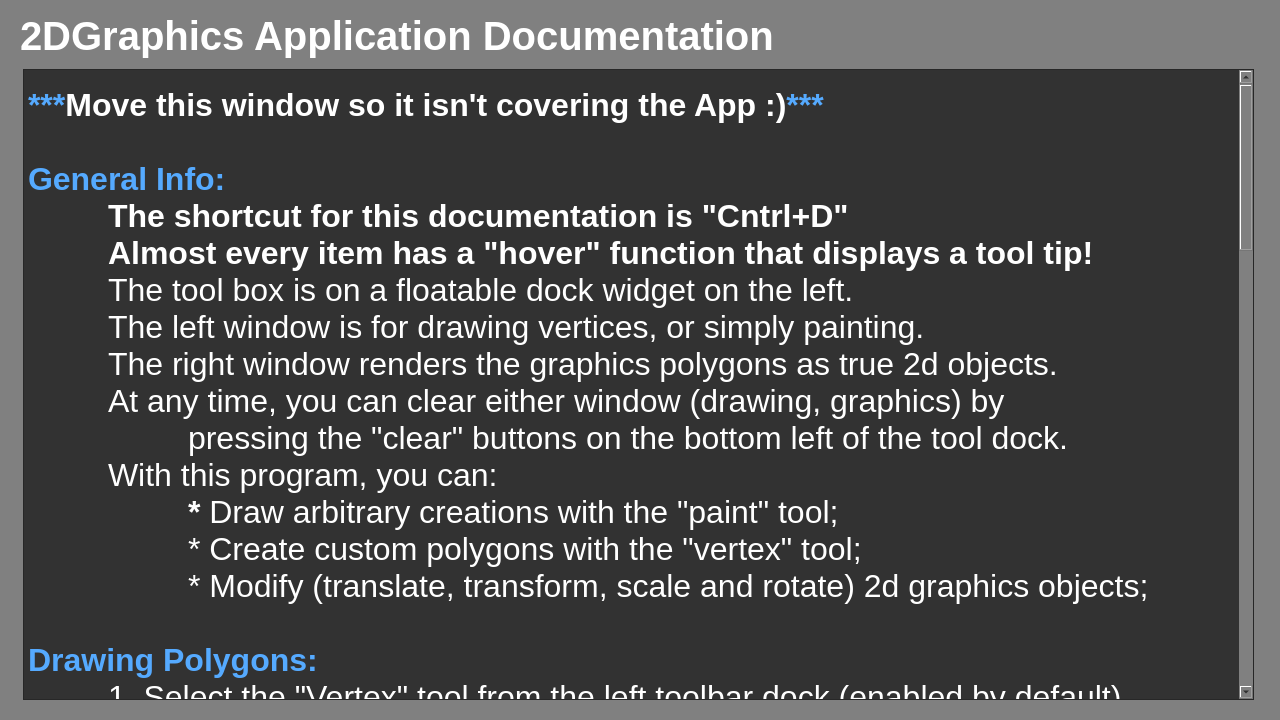
<?xml version="1.0" encoding="UTF-8"?>
<ui version="4.0">
 <class>Documentation</class>
 <widget class="QDialog" name="Documentation">
  <property name="geometry">
   <rect>
    <x>0</x>
    <y>0</y>
    <width>1280</width>
    <height>720</height>
   </rect>
  </property>
  <property name="sizePolicy">
   <sizepolicy hsizetype="Fixed" vsizetype="Fixed">
    <horstretch>0</horstretch>
    <verstretch>0</verstretch>
   </sizepolicy>
  </property>
  <property name="minimumSize">
   <size>
    <width>1280</width>
    <height>720</height>
   </size>
  </property>
  <property name="maximumSize">
   <size>
    <width>1280</width>
    <height>720</height>
   </size>
  </property>
  <property name="sizeIncrement">
   <size>
    <width>1280</width>
    <height>720</height>
   </size>
  </property>
  <property name="baseSize">
   <size>
    <width>1280</width>
    <height>720</height>
   </size>
  </property>
  <property name="windowTitle">
   <string>Documentation</string>
  </property>
  <property name="styleSheet">
   <string notr="true">background-color: grey</string>
  </property>
  <widget class="QTextEdit" name="textEdit">
   <property name="geometry">
    <rect>
     <x>23</x>
     <y>69</y>
     <width>1231</width>
     <height>631</height>
    </rect>
   </property>
   <property name="styleSheet">
    <string notr="true">background: rgb(50,50,50)</string>
   </property>
   <property name="readOnly">
    <bool>true</bool>
   </property>
   <property name="html">
    <string>&lt;!DOCTYPE HTML PUBLIC &quot;-//W3C//DTD HTML 4.0//EN&quot; &quot;http://www.w3.org/TR/REC-html40/strict.dtd&quot;&gt;
&lt;html&gt;&lt;head&gt;&lt;meta name=&quot;qrichtext&quot; content=&quot;1&quot; /&gt;&lt;style type=&quot;text/css&quot;&gt;
p, li { white-space: pre-wrap; }
&lt;/style&gt;&lt;/head&gt;&lt;body style=&quot; font-family:'MS Shell Dlg 2'; font-size:8.25pt; font-weight:400; font-style:normal;&quot;&gt;
&lt;p style=&quot;-qt-paragraph-type:empty; margin-top:0px; margin-bottom:0px; margin-left:0px; margin-right:0px; -qt-block-indent:0; text-indent:0px; font-family:'MS Shell Dlg 2';&quot;&gt;&lt;br /&gt;&lt;/p&gt;
&lt;p style=&quot; margin-top:0px; margin-bottom:0px; margin-left:0px; margin-right:0px; -qt-block-indent:0; text-indent:0px;&quot;&gt;&lt;span style=&quot; font-family:'MS Shell Dlg 2'; font-size:24pt; font-weight:600; color:#55aaff;&quot;&gt;***&lt;/span&gt;&lt;span style=&quot; font-family:'MS Shell Dlg 2'; font-size:24pt; font-weight:600; color:#ffffff;&quot;&gt;Move this window so it isn't covering the App :)&lt;/span&gt;&lt;span style=&quot; font-family:'MS Shell Dlg 2'; font-size:24pt; font-weight:600; color:#55aaff;&quot;&gt;***&lt;/span&gt;&lt;/p&gt;
&lt;p style=&quot;-qt-paragraph-type:empty; margin-top:0px; margin-bottom:0px; margin-left:0px; margin-right:0px; -qt-block-indent:0; text-indent:0px; font-family:'MS Shell Dlg 2'; font-size:24pt; font-weight:600; color:#55aaff;&quot;&gt;&lt;br /&gt;&lt;/p&gt;
&lt;p style=&quot; margin-top:0px; margin-bottom:0px; margin-left:0px; margin-right:0px; -qt-block-indent:0; text-indent:0px;&quot;&gt;&lt;span style=&quot; font-family:'MS Shell Dlg 2'; font-size:24pt; font-weight:600; color:#55aaff;&quot;&gt;General Info:&lt;/span&gt;&lt;/p&gt;
&lt;p style=&quot; margin-top:0px; margin-bottom:0px; margin-left:0px; margin-right:0px; -qt-block-indent:0; text-indent:0px;&quot;&gt;&lt;span style=&quot; font-family:'MS Shell Dlg 2'; font-size:24pt; font-weight:600; color:#ffffff;&quot;&gt;	The shortcut for this documentation is &amp;quot;Cntrl+D&amp;quot;&lt;/span&gt;&lt;/p&gt;
&lt;p style=&quot; margin-top:0px; margin-bottom:0px; margin-left:0px; margin-right:0px; -qt-block-indent:0; text-indent:0px;&quot;&gt;&lt;span style=&quot; font-family:'MS Shell Dlg 2'; font-size:24pt; font-weight:600; color:#55aaff;&quot;&gt;	&lt;/span&gt;&lt;span style=&quot; font-family:'MS Shell Dlg 2'; font-size:24pt; font-weight:600; color:#ffffff;&quot;&gt;Almost every item has a &amp;quot;hover&amp;quot; function that displays a tool tip!&lt;/span&gt;&lt;/p&gt;
&lt;p style=&quot; margin-top:0px; margin-bottom:0px; margin-left:0px; margin-right:0px; -qt-block-indent:0; text-indent:0px;&quot;&gt;&lt;span style=&quot; font-family:'MS Shell Dlg 2'; font-size:24pt; font-weight:600; color:#55aaff;&quot;&gt;	&lt;/span&gt;&lt;span style=&quot; font-family:'MS Shell Dlg 2'; font-size:24pt; color:#ffffff;&quot;&gt;The tool box is on a floatable dock widget on the left.&lt;/span&gt;&lt;/p&gt;
&lt;p style=&quot; margin-top:0px; margin-bottom:0px; margin-left:0px; margin-right:0px; -qt-block-indent:0; text-indent:0px;&quot;&gt;&lt;span style=&quot; font-family:'MS Shell Dlg 2'; font-size:24pt; font-weight:600; color:#55aaff;&quot;&gt;	&lt;/span&gt;&lt;span style=&quot; font-family:'MS Shell Dlg 2'; font-size:24pt; color:#ffffff;&quot;&gt;The left window is for drawing vertices, or simply painting.&lt;/span&gt;&lt;/p&gt;
&lt;p style=&quot; margin-top:0px; margin-bottom:0px; margin-left:0px; margin-right:0px; -qt-block-indent:0; text-indent:0px;&quot;&gt;&lt;span style=&quot; font-family:'MS Shell Dlg 2'; font-size:24pt; font-weight:600; color:#55aaff;&quot;&gt;	&lt;/span&gt;&lt;span style=&quot; font-family:'MS Shell Dlg 2'; font-size:24pt; color:#ffffff;&quot;&gt;The right window renders the graphics polygons as true 2d objects.&lt;/span&gt;&lt;/p&gt;
&lt;p style=&quot; margin-top:0px; margin-bottom:0px; margin-left:0px; margin-right:0px; -qt-block-indent:0; text-indent:0px;&quot;&gt;&lt;span style=&quot; font-family:'MS Shell Dlg 2'; font-size:24pt; color:#ffffff;&quot;&gt;	At any time, you can clear either window (drawing, graphics) by&lt;/span&gt;&lt;/p&gt;
&lt;p style=&quot; margin-top:0px; margin-bottom:0px; margin-left:0px; margin-right:0px; -qt-block-indent:0; text-indent:0px;&quot;&gt;&lt;span style=&quot; font-family:'MS Shell Dlg 2'; font-size:24pt; color:#ffffff;&quot;&gt;		pressing the &amp;quot;clear&amp;quot; buttons on the bottom left of the tool dock.&lt;/span&gt;&lt;/p&gt;
&lt;p style=&quot; margin-top:0px; margin-bottom:0px; margin-left:0px; margin-right:0px; -qt-block-indent:0; text-indent:0px;&quot;&gt;&lt;span style=&quot; font-family:'MS Shell Dlg 2'; font-size:24pt; font-weight:600; color:#55aaff;&quot;&gt;	&lt;/span&gt;&lt;span style=&quot; font-family:'MS Shell Dlg 2'; font-size:24pt; color:#ffffff;&quot;&gt;With this program, you can:&lt;/span&gt;&lt;/p&gt;
&lt;p style=&quot; margin-top:0px; margin-bottom:0px; margin-left:0px; margin-right:0px; -qt-block-indent:0; text-indent:0px;&quot;&gt;&lt;span style=&quot; font-family:'MS Shell Dlg 2'; font-size:24pt; font-weight:600; color:#55aaff;&quot;&gt;		&lt;/span&gt;&lt;span style=&quot; font-family:'MS Shell Dlg 2'; font-size:24pt; font-weight:600; color:#ffffff;&quot;&gt;* &lt;/span&gt;&lt;span style=&quot; font-family:'MS Shell Dlg 2'; font-size:24pt; color:#ffffff;&quot;&gt;Draw arbitrary creations with the &amp;quot;paint&amp;quot; tool;&lt;/span&gt;&lt;/p&gt;
&lt;p style=&quot; margin-top:0px; margin-bottom:0px; margin-left:0px; margin-right:0px; -qt-block-indent:0; text-indent:0px;&quot;&gt;&lt;span style=&quot; font-family:'MS Shell Dlg 2'; font-size:24pt; font-weight:600; color:#55aaff;&quot;&gt;		&lt;/span&gt;&lt;span style=&quot; font-family:'MS Shell Dlg 2'; font-size:24pt; color:#ffffff;&quot;&gt;* Create custom polygons with the &amp;quot;vertex&amp;quot; tool;&lt;/span&gt;&lt;/p&gt;
&lt;p style=&quot; margin-top:0px; margin-bottom:0px; margin-left:0px; margin-right:0px; -qt-block-indent:0; text-indent:0px;&quot;&gt;&lt;span style=&quot; font-family:'MS Shell Dlg 2'; font-size:24pt; color:#ffffff;&quot;&gt;		* Modify (translate, transform, scale and rotate) 2d graphics objects;&lt;/span&gt;&lt;/p&gt;
&lt;p style=&quot; margin-top:0px; margin-bottom:0px; margin-left:0px; margin-right:0px; -qt-block-indent:0; text-indent:0px;&quot;&gt;&lt;span style=&quot; font-family:'MS Shell Dlg 2'; font-size:24pt; font-weight:600; color:#55aaff;&quot;&gt;			&lt;/span&gt;&lt;/p&gt;
&lt;p style=&quot; margin-top:0px; margin-bottom:0px; margin-left:0px; margin-right:0px; -qt-block-indent:0; text-indent:0px;&quot;&gt;&lt;span style=&quot; font-family:'MS Shell Dlg 2'; font-size:24pt; font-weight:600; color:#55aaff;&quot;&gt;Drawing Polygons:&lt;/span&gt;&lt;/p&gt;
&lt;p style=&quot; margin-top:0px; margin-bottom:0px; margin-left:0px; margin-right:0px; -qt-block-indent:0; text-indent:0px;&quot;&gt;&lt;span style=&quot; font-family:'MS Shell Dlg 2'; font-size:24pt;&quot;&gt;	&lt;/span&gt;&lt;span style=&quot; font-family:'MS Shell Dlg 2'; font-size:24pt; color:#ffffff;&quot;&gt;1. Select the &amp;quot;Vertex&amp;quot; tool from the left toolbar dock (enabled by default)&lt;/span&gt;&lt;/p&gt;
&lt;p style=&quot; margin-top:0px; margin-bottom:0px; margin-left:0px; margin-right:0px; -qt-block-indent:0; text-indent:0px;&quot;&gt;&lt;span style=&quot; font-family:'MS Shell Dlg 2'; font-size:24pt; color:#ffffff;&quot;&gt;	2. In the drawing area (left pane), click to place vertices (these are displayed&lt;/span&gt;&lt;/p&gt;
&lt;p style=&quot; margin-top:0px; margin-bottom:0px; margin-left:0px; margin-right:0px; -qt-block-indent:0; text-indent:0px;&quot;&gt;&lt;span style=&quot; font-family:'MS Shell Dlg 2'; font-size:24pt; color:#ffffff;&quot;&gt;		in red). Once you have a sufficient amount to draw a polygon (3+) and&lt;/span&gt;&lt;/p&gt;
&lt;p style=&quot; margin-top:0px; margin-bottom:0px; margin-left:0px; margin-right:0px; -qt-block-indent:0; text-indent:0px;&quot;&gt;&lt;span style=&quot; font-family:'MS Shell Dlg 2'; font-size:24pt; color:#ffffff;&quot;&gt;		are happy, press &lt;/span&gt;&lt;span style=&quot; font-family:'MS Shell Dlg 2'; font-size:24pt; font-weight:600; color:#ffffff;&quot;&gt;&amp;quot;return&amp;quot;&lt;/span&gt;&lt;span style=&quot; font-family:'MS Shell Dlg 2'; font-size:24pt; color:#ffffff;&quot;&gt; to draw the polygon in the graphics view&lt;/span&gt;&lt;/p&gt;
&lt;p style=&quot; margin-top:0px; margin-bottom:0px; margin-left:0px; margin-right:0px; -qt-block-indent:0; text-indent:0px;&quot;&gt;&lt;span style=&quot; font-family:'MS Shell Dlg 2'; font-size:24pt; color:#ffffff;&quot;&gt;		on the right (right pane).&lt;/span&gt;&lt;/p&gt;
&lt;p style=&quot; margin-top:0px; margin-bottom:0px; margin-left:0px; margin-right:0px; -qt-block-indent:0; text-indent:0px;&quot;&gt;&lt;span style=&quot; font-family:'MS Shell Dlg 2'; font-size:24pt; color:#ffffff;&quot;&gt;	3. The polygon appears in the right graphics view, where it can be modified&lt;/span&gt;&lt;/p&gt;
&lt;p style=&quot; margin-top:0px; margin-bottom:0px; margin-left:0px; margin-right:0px; -qt-block-indent:0; text-indent:0px;&quot;&gt;&lt;span style=&quot; font-family:'MS Shell Dlg 2'; font-size:24pt; color:#ffffff;&quot;&gt;		(more on this below)&lt;/span&gt;&lt;/p&gt;
&lt;p style=&quot;-qt-paragraph-type:empty; margin-top:0px; margin-bottom:0px; margin-left:0px; margin-right:0px; -qt-block-indent:0; text-indent:0px; font-family:'MS Shell Dlg 2'; font-size:24pt;&quot;&gt;&lt;br /&gt;&lt;/p&gt;
&lt;p style=&quot; margin-top:0px; margin-bottom:0px; margin-left:0px; margin-right:0px; -qt-block-indent:0; text-indent:0px;&quot;&gt;&lt;span style=&quot; font-family:'MS Shell Dlg 2'; font-size:24pt; font-weight:600; color:#55aaff;&quot;&gt;Customizing Polygons:	&lt;/span&gt;&lt;/p&gt;
&lt;p style=&quot; margin-top:0px; margin-bottom:0px; margin-left:0px; margin-right:0px; -qt-block-indent:0; text-indent:0px;&quot;&gt;&lt;span style=&quot; font-family:'MS Shell Dlg 2'; font-size:24pt; color:#55aaff;&quot;&gt;		&lt;/span&gt;&lt;span style=&quot; font-family:'MS Shell Dlg 2'; font-size:24pt; color:#ffffff;&quot;&gt;On the left side of the application, we have a tool bar with many &lt;/span&gt;&lt;/p&gt;
&lt;p style=&quot; margin-top:0px; margin-bottom:0px; margin-left:0px; margin-right:0px; -qt-block-indent:0; text-indent:0px;&quot;&gt;&lt;span style=&quot; font-family:'MS Shell Dlg 2'; font-size:24pt; color:#ffffff;&quot;&gt;	different settings. In the middle of the toolbar, there is a tab section with &lt;/span&gt;&lt;/p&gt;
&lt;p style=&quot; margin-top:0px; margin-bottom:0px; margin-left:0px; margin-right:0px; -qt-block-indent:0; text-indent:0px;&quot;&gt;&lt;span style=&quot; font-family:'MS Shell Dlg 2'; font-size:24pt; color:#ffffff;&quot;&gt;	specific settings for the pen and the brush. These settings determine the &lt;/span&gt;&lt;/p&gt;
&lt;p style=&quot; margin-top:0px; margin-bottom:0px; margin-left:0px; margin-right:0px; -qt-block-indent:0; text-indent:0px;&quot;&gt;&lt;span style=&quot; font-family:'MS Shell Dlg 2'; font-size:24pt; color:#ffffff;&quot;&gt;	colors, size, opacity, line style, textures, etc. of the drawings and shapes &lt;/span&gt;&lt;/p&gt;
&lt;p style=&quot; margin-top:0px; margin-bottom:0px; margin-left:0px; margin-right:0px; -qt-block-indent:0; text-indent:0px;&quot;&gt;&lt;span style=&quot; font-family:'MS Shell Dlg 2'; font-size:24pt; color:#ffffff;&quot;&gt;	created.&lt;/span&gt;&lt;/p&gt;
&lt;p style=&quot; margin-top:0px; margin-bottom:0px; margin-left:0px; margin-right:0px; -qt-block-indent:0; text-indent:0px;&quot;&gt;&lt;span style=&quot; font-family:'MS Shell Dlg 2'; font-size:24pt; color:#ffffff;&quot;&gt;		Specifically, the &lt;/span&gt;&lt;span style=&quot; font-family:'MS Shell Dlg 2'; font-size:24pt; font-weight:600; color:#ffffff;&quot;&gt;PEN&lt;/span&gt;&lt;span style=&quot; font-family:'MS Shell Dlg 2'; font-size:24pt; color:#ffffff;&quot;&gt; directly impacts the drawing area paint tool, as well&lt;/span&gt;&lt;/p&gt;
&lt;p style=&quot; margin-top:0px; margin-bottom:0px; margin-left:0px; margin-right:0px; -qt-block-indent:0; text-indent:0px;&quot;&gt;&lt;span style=&quot; font-family:'MS Shell Dlg 2'; font-size:24pt; color:#ffffff;&quot;&gt;	as the &lt;/span&gt;&lt;span style=&quot; font-family:'MS Shell Dlg 2'; font-size:24pt; font-weight:600; color:#ffffff;&quot;&gt;BORDER &lt;/span&gt;&lt;span style=&quot; font-family:'MS Shell Dlg 2'; font-size:24pt; color:#ffffff;&quot;&gt;of the 2d graphics polygons on the right (which are created &lt;/span&gt;&lt;/p&gt;
&lt;p style=&quot; margin-top:0px; margin-bottom:0px; margin-left:0px; margin-right:0px; -qt-block-indent:0; text-indent:0px;&quot;&gt;&lt;span style=&quot; font-family:'MS Shell Dlg 2'; font-size:24pt; color:#ffffff;&quot;&gt;	by drawing vertices on the left). The &lt;/span&gt;&lt;span style=&quot; font-family:'MS Shell Dlg 2'; font-size:24pt; font-weight:600; color:#ffffff;&quot;&gt;BRUSH&lt;/span&gt;&lt;span style=&quot; font-family:'MS Shell Dlg 2'; font-size:24pt; color:#ffffff;&quot;&gt; directly impacts the &lt;/span&gt;&lt;span style=&quot; font-family:'MS Shell Dlg 2'; font-size:24pt; font-weight:600; color:#ffffff;&quot;&gt;FILL&lt;/span&gt;&lt;span style=&quot; font-family:'MS Shell Dlg 2'; font-size:24pt; color:#ffffff;&quot;&gt; of the &lt;/span&gt;&lt;/p&gt;
&lt;p style=&quot; margin-top:0px; margin-bottom:0px; margin-left:0px; margin-right:0px; -qt-block-indent:0; text-indent:0px;&quot;&gt;&lt;span style=&quot; font-family:'MS Shell Dlg 2'; font-size:24pt; color:#ffffff;&quot;&gt;	2d graphics polygons on the right.&lt;/span&gt;&lt;/p&gt;
&lt;p style=&quot; margin-top:0px; margin-bottom:0px; margin-left:0px; margin-right:0px; -qt-block-indent:0; text-indent:0px;&quot;&gt;&lt;span style=&quot; font-family:'MS Shell Dlg 2'; font-size:24pt; color:#ffffff;&quot;&gt;		Inside the tool box on the left dock, modify the colors, alpha, pen style,&lt;/span&gt;&lt;/p&gt;
&lt;p style=&quot; margin-top:0px; margin-bottom:0px; margin-left:0px; margin-right:0px; -qt-block-indent:0; text-indent:0px;&quot;&gt;&lt;span style=&quot; font-family:'MS Shell Dlg 2'; font-size:24pt; color:#ffffff;&quot;&gt;	brush texture, etc. to produce a different color/style of polygon. At any given&lt;/span&gt;&lt;/p&gt;
&lt;p style=&quot; margin-top:0px; margin-bottom:0px; margin-left:0px; margin-right:0px; -qt-block-indent:0; text-indent:0px;&quot;&gt;&lt;span style=&quot; font-family:'MS Shell Dlg 2'; font-size:24pt; color:#ffffff;&quot;&gt;	time, the color/alpha in RGBA is displayed on the colored sqaure within the&lt;/span&gt;&lt;/p&gt;
&lt;p style=&quot; margin-top:0px; margin-bottom:0px; margin-left:0px; margin-right:0px; -qt-block-indent:0; text-indent:0px;&quot;&gt;&lt;span style=&quot; font-family:'MS Shell Dlg 2'; font-size:24pt; color:#ffffff;&quot;&gt;	pen or brush tab that is active.&lt;/span&gt;&lt;/p&gt;
&lt;p style=&quot;-qt-paragraph-type:empty; margin-top:0px; margin-bottom:0px; margin-left:0px; margin-right:0px; -qt-block-indent:0; text-indent:0px; font-family:'MS Shell Dlg 2'; font-size:24pt; color:#ffffff;&quot;&gt;&lt;br /&gt;&lt;/p&gt;
&lt;p style=&quot; margin-top:0px; margin-bottom:0px; margin-left:0px; margin-right:0px; -qt-block-indent:0; text-indent:0px;&quot;&gt;&lt;span style=&quot; font-family:'MS Shell Dlg 2'; font-size:24pt; font-weight:600; color:#55aaff;&quot;&gt;Transforming Polygons:&lt;/span&gt;&lt;/p&gt;
&lt;p style=&quot; margin-top:0px; margin-bottom:0px; margin-left:0px; margin-right:0px; -qt-block-indent:0; text-indent:0px;&quot;&gt;&lt;span style=&quot; font-family:'MS Shell Dlg 2'; font-size:24pt; font-weight:600; color:#55aaff;&quot;&gt;		&lt;/span&gt;&lt;span style=&quot; font-family:'MS Shell Dlg 2'; font-size:24pt; color:#ffffff;&quot;&gt;Polygon transformations occur in the graphics window (right pane). &lt;/span&gt;&lt;/p&gt;
&lt;p style=&quot; margin-top:0px; margin-bottom:0px; margin-left:0px; margin-right:0px; -qt-block-indent:0; text-indent:0px;&quot;&gt;&lt;span style=&quot; font-family:'MS Shell Dlg 2'; font-size:24pt; color:#ffffff;&quot;&gt;	These item are true 2d graphics objects, and support transformations. &lt;/span&gt;&lt;/p&gt;
&lt;p style=&quot; margin-top:0px; margin-bottom:0px; margin-left:0px; margin-right:0px; -qt-block-indent:0; text-indent:0px;&quot;&gt;&lt;span style=&quot; font-family:'MS Shell Dlg 2'; font-size:24pt; color:#ffffff;&quot;&gt;	To modify one, start by selecting it (click on the polygon).&lt;/span&gt;&lt;/p&gt;
&lt;p style=&quot; margin-top:0px; margin-bottom:0px; margin-left:0px; margin-right:0px; -qt-block-indent:0; text-indent:0px;&quot;&gt;&lt;span style=&quot; font-family:'MS Shell Dlg 2'; font-size:24pt; color:#ffffff;&quot;&gt;	*&lt;/span&gt;&lt;span style=&quot; font-family:'MS Shell Dlg 2'; font-size:24pt; font-weight:600; color:#ffffff;&quot;&gt;ROTATION: &lt;/span&gt;&lt;span style=&quot; font-family:'MS Shell Dlg 2'; font-size:24pt; color:#ffffff;&quot;&gt;Hover the polygon and use mouse scroll wheel&lt;/span&gt;&lt;/p&gt;
&lt;p style=&quot; margin-top:0px; margin-bottom:0px; margin-left:0px; margin-right:0px; -qt-block-indent:0; text-indent:0px;&quot;&gt;&lt;span style=&quot; font-family:'MS Shell Dlg 2'; font-size:24pt; color:#ffffff;&quot;&gt;		or the arrow keys (more precise, but slow).&lt;/span&gt;&lt;/p&gt;
&lt;p style=&quot; margin-top:0px; margin-bottom:0px; margin-left:0px; margin-right:0px; -qt-block-indent:0; text-indent:0px;&quot;&gt;&lt;span style=&quot; font-family:'MS Shell Dlg 2'; font-size:24pt; color:#ffffff;&quot;&gt;	*&lt;/span&gt;&lt;span style=&quot; font-family:'MS Shell Dlg 2'; font-size:24pt; font-weight:600; color:#ffffff;&quot;&gt;SCALING: &lt;/span&gt;&lt;span style=&quot; font-family:'MS Shell Dlg 2'; font-size:24pt; color:#ffffff;&quot;&gt;Select a polygon and use the up and down arrows.&lt;/span&gt;&lt;/p&gt;
&lt;p style=&quot; margin-top:0px; margin-bottom:0px; margin-left:0px; margin-right:0px; -qt-block-indent:0; text-indent:0px;&quot;&gt;&lt;span style=&quot; font-family:'MS Shell Dlg 2'; font-size:24pt; color:#ffffff;&quot;&gt;	*&lt;/span&gt;&lt;span style=&quot; font-family:'MS Shell Dlg 2'; font-size:24pt; font-weight:600; color:#ffffff;&quot;&gt;TRANSLATION: &lt;/span&gt;&lt;span style=&quot; font-family:'MS Shell Dlg 2'; font-size:24pt; color:#ffffff;&quot;&gt;Click and drag a polygon.&lt;/span&gt;&lt;/p&gt;
&lt;p style=&quot;-qt-paragraph-type:empty; margin-top:0px; margin-bottom:0px; margin-left:0px; margin-right:0px; -qt-block-indent:0; text-indent:0px; font-family:'MS Shell Dlg 2'; font-size:24pt; color:#ffffff;&quot;&gt;&lt;br /&gt;&lt;/p&gt;
&lt;p style=&quot; margin-top:0px; margin-bottom:0px; margin-left:0px; margin-right:0px; -qt-block-indent:0; text-indent:0px;&quot;&gt;&lt;span style=&quot; font-family:'MS Shell Dlg 2'; font-size:24pt; font-weight:600; color:#55aaff;&quot;&gt;Drawing:&lt;/span&gt;&lt;/p&gt;
&lt;p style=&quot; margin-top:0px; margin-bottom:0px; margin-left:0px; margin-right:0px; -qt-block-indent:0; text-indent:0px;&quot;&gt;&lt;span style=&quot; font-family:'MS Shell Dlg 2'; font-size:24pt; font-weight:600; color:#55aaff;&quot;&gt;		&lt;/span&gt;&lt;span style=&quot; font-family:'MS Shell Dlg 2'; font-size:24pt; color:#ffffff;&quot;&gt;On the left window, with the paint tool selected from the tool dock, &lt;/span&gt;&lt;/p&gt;
&lt;p style=&quot; margin-top:0px; margin-bottom:0px; margin-left:0px; margin-right:0px; -qt-block-indent:0; text-indent:0px;&quot;&gt;&lt;span style=&quot; font-family:'MS Shell Dlg 2'; font-size:24pt; color:#ffffff;&quot;&gt;	click and drag to paint the current &lt;/span&gt;&lt;span style=&quot; font-family:'MS Shell Dlg 2'; font-size:24pt; font-weight:600; color:#ffffff;&quot;&gt;PEN&lt;/span&gt;&lt;span style=&quot; font-family:'MS Shell Dlg 2'; font-size:24pt; color:#ffffff;&quot;&gt; settings onto the drawing area.&lt;/span&gt;&lt;/p&gt;
&lt;p style=&quot;-qt-paragraph-type:empty; margin-top:0px; margin-bottom:0px; margin-left:0px; margin-right:0px; -qt-block-indent:0; text-indent:0px; font-family:'MS Shell Dlg 2'; font-size:24pt; color:#ffffff;&quot;&gt;&lt;br /&gt;&lt;/p&gt;
&lt;p style=&quot; margin-top:0px; margin-bottom:0px; margin-left:0px; margin-right:0px; -qt-block-indent:0; text-indent:0px;&quot;&gt;&lt;span style=&quot; font-family:'MS Shell Dlg 2'; font-size:24pt; font-weight:600; color:#55aaff;&quot;&gt;Coming Soon:&lt;/span&gt;&lt;/p&gt;
&lt;p style=&quot; margin-top:0px; margin-bottom:0px; margin-left:0px; margin-right:0px; -qt-block-indent:0; text-indent:0px;&quot;&gt;&lt;span style=&quot; font-family:'MS Shell Dlg 2'; font-size:24pt; font-weight:600; color:#55aaff;&quot;&gt;	&lt;/span&gt;&lt;span style=&quot; font-family:'MS Shell Dlg 2'; font-size:24pt; color:#ffffff;&quot;&gt;*3D objects with QOpenGl&lt;/span&gt;&lt;/p&gt;
&lt;p style=&quot; margin-top:0px; margin-bottom:0px; margin-left:0px; margin-right:0px; -qt-block-indent:0; text-indent:0px;&quot;&gt;&lt;span style=&quot; font-family:'MS Shell Dlg 2'; font-size:24pt; color:#ffffff;&quot;&gt;	*Significantly cleaner UI design and colors&lt;/span&gt;&lt;/p&gt;
&lt;p style=&quot; margin-top:0px; margin-bottom:0px; margin-left:0px; margin-right:0px; -qt-block-indent:0; text-indent:0px;&quot;&gt;&lt;span style=&quot; font-family:'MS Shell Dlg 2'; font-size:24pt; color:#ffffff;&quot;&gt;	*Ability to upload custom images and texture maps&lt;/span&gt;&lt;/p&gt;
&lt;p style=&quot; margin-top:0px; margin-bottom:0px; margin-left:0px; margin-right:0px; -qt-block-indent:0; text-indent:0px;&quot;&gt;&lt;span style=&quot; font-family:'MS Shell Dlg 2'; font-size:24pt; color:#ffffff;&quot;&gt;	*Saving/Opening projects and items&lt;/span&gt;&lt;/p&gt;
&lt;p style=&quot; margin-top:0px; margin-bottom:0px; margin-left:0px; margin-right:0px; -qt-block-indent:0; text-indent:0px;&quot;&gt;&lt;span style=&quot; font-family:'MS Shell Dlg 2'; font-size:24pt; color:#ffffff;&quot;&gt;	*Significantly more customization and control&lt;/span&gt;&lt;/p&gt;
&lt;p style=&quot; margin-top:0px; margin-bottom:0px; margin-left:0px; margin-right:0px; -qt-block-indent:0; text-indent:0px;&quot;&gt;&lt;span style=&quot; font-family:'MS Shell Dlg 2'; font-size:24pt; color:#ffffff;&quot;&gt;	*Easter eggs and small bug fixes (what bugs? :) )&lt;/span&gt;&lt;/p&gt;
&lt;p style=&quot;-qt-paragraph-type:empty; margin-top:0px; margin-bottom:0px; margin-left:0px; margin-right:0px; -qt-block-indent:0; text-indent:0px; font-family:'MS Shell Dlg 2';&quot;&gt;&lt;br /&gt;&lt;/p&gt;
&lt;p style=&quot; margin-top:0px; margin-bottom:0px; margin-left:0px; margin-right:0px; -qt-block-indent:0; text-indent:0px;&quot;&gt;&lt;span style=&quot; font-family:'MS Shell Dlg 2'; font-size:24pt; color:#ffffff;&quot;&gt;		&lt;/span&gt;&lt;/p&gt;&lt;/body&gt;&lt;/html&gt;</string>
   </property>
  </widget>
  <widget class="QLabel" name="label">
   <property name="geometry">
    <rect>
     <x>20</x>
     <y>10</y>
     <width>811</width>
     <height>51</height>
    </rect>
   </property>
   <property name="font">
    <font>
     <pointsize>30</pointsize>
     <weight>75</weight>
     <bold>true</bold>
    </font>
   </property>
   <property name="styleSheet">
    <string notr="true">color: white</string>
   </property>
   <property name="text">
    <string>2DGraphics Application Documentation</string>
   </property>
  </widget>
 </widget>
 <resources/>
 <connections/>
</ui>
